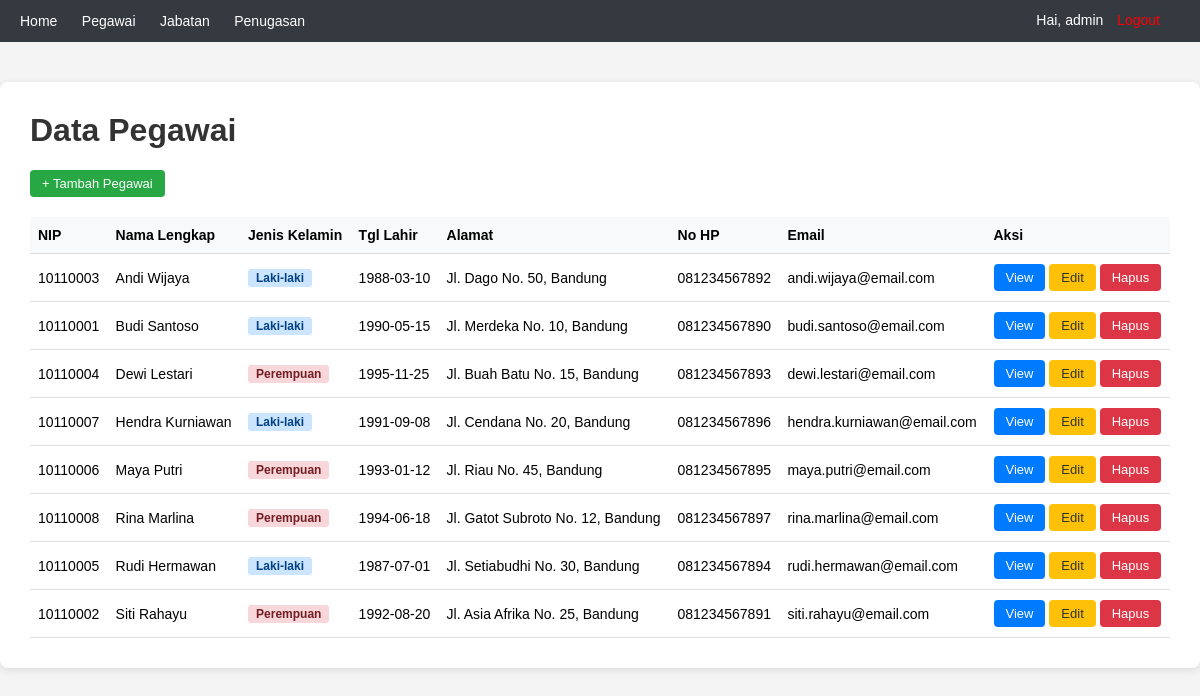
Page /pegawai/pegawai_list.php (signed in) on the committed database.
### tables this page shows
CREATE TABLE pegawai (
    nip VARCHAR(20) PRIMARY KEY,
    namalengkap VARCHAR(100) NOT NULL,
    jeniskelamin ENUM('L', 'P') NOT NULL,
    tanggallahir DATE NOT NULL,
    alamat TEXT,
    nohp VARCHAR(20),
    email VARCHAR(100)
);

### pegawai/pegawai_list.php (the view, shortened to what this page needs)
<?php
require_once '../config/koneksi.php';
?>
<!DOCTYPE html>
<html>
<head>
</head>
<body>
    <div class="navbar">
        <a href="../index.php">Home</a>
        <a href="../pegawai/pegawai_list.php">Pegawai</a>
        <a href="../jabatan/jabatan_list.php">Jabatan</a>
        <a href="../jabatanpegawai/jabatanpegawai_list.php">Penugasan</a>
        <span class="welcome">Hai, <?= htmlspecialchars($_SESSION['username']) ?> <a href="../session/logout.php" style="color:#f00;">Logout</a></span>
    </div>
    <div class="container">
        <h1>Data Pegawai</h1>
        <a href="pegawai_tambah.php" class="btn btn-green">+ Tambah Pegawai</a>
        <table>
            <tr>
                <th>NIP</th>
                <th>Nama Lengkap</th>
                <th>Jenis Kelamin</th>
                <th>Tgl Lahir</th>
                <th>Alamat</th>
                <th>No HP</th>
                <th>Email</th>
                <th>Aksi</th>
            </tr>
            <?php
            $result = mysqli_query($koneksi, "SELECT * FROM pegawai ORDER BY namalengkap");
            while ($row = mysqli_fetch_assoc($result)) {
                $jk = $row['jeniskelamin'] == 'L' ? 'Laki-laki' : 'Perempuan';
                $label = $row['jeniskelamin'] == 'L' ? 'label-l' : 'label-p';
                $nama = htmlspecialchars($row['namalengkap']);
                echo "<tr>
                    <td>" . htmlspecialchars($row['nip']) . "</td>
                    <td>{$nama}</td>
                    <td><span class=\"label $label\">$jk</span></td>
                    <td>" . htmlspecialchars($row['tanggallahir']) . "</td>
                    <td>" . nl2br(htmlspecialchars($row['alamat'])) . "</td>
                    <td>" . htmlspecialchars($row['nohp']) . "</td>
                    <td>" . htmlspecialchars($row['email']) . "</td>
                    <td class='aksi'>
                        <a href='pegawai_view.php?nip=" . htmlspecialchars($row['nip']) . "' class='btn'>View</a>
                        <a href='pegawai_edit.php?nip=" . htmlspecialchars($row['nip']) . "' class='btn btn-yellow'>Edit</a>
                        <a href='pegawai_hapus.php?nip=" . htmlspecialchars($row['nip']) . "' class='btn btn-red' onclick=\"return confirm('Yakin hapus pegawai {$nama}?')\">Hapus</a>
                    </td>
                </tr>";
            }
            ?>
        </table>
    </div>
</body>
</html>

### pegawai/pegawai_list.php (style rules this page uses)
body { font-family: Arial, sans-serif; background: #f4f4f4; margin: 0; padding: 0; }
.navbar { background: #343a40; padding: 12px 20px; color: #fff; }
.navbar a { color: #fff; text-decoration: none; margin-right: 20px; font-size: 14px; }
.navbar .welcome { float: right; font-size: 14px; }
.navbar .welcome a { margin-left: 10px; }
.container { max-width: 1200px; margin: 40px auto; background: #fff; padding: 30px; border-radius: 8px; box-shadow: 0 2px 8px rgba(0,0,0,0.1); overflow-x: auto; }
h1 { color: #333; margin-top: 0; }
table { width: 100%; border-collapse: collapse; margin-top: 20px; }
th, td { padding: 10px 8px; text-align: left; border-bottom: 1px solid #ddd; font-size: 14px; }
th { background: #f8f9fa; font-weight: 600; }
.btn { display: inline-block; padding: 6px 12px; background: #007bff; color: #fff; text-decoration: none; border-radius: 4px; font-size: 13px; white-space: nowrap; }
.btn-green { background: #28a745; }
.btn-red { background: #dc3545; }
.btn-yellow { background: #ffc107; color: #333; }
.label { display: inline-block; padding: 2px 8px; border-radius: 3px; font-size: 12px; font-weight: 600; }
.label-l { background: #cce5ff; color: #004085; }
.label-p { background: #f8d7da; color: #721c24; }
td.aksi { white-space: nowrap; }

### rows in the picture
pegawai: nip "10110003", namalengkap "Andi Wijaya", jeniskelamin "Laki-laki", tanggallahir "1988-03-10", alamat "Jl. Dago No. 50, Bandung", nohp "081234567892", email "andi.wijaya@email.com"
pegawai: nip "10110001", namalengkap "Budi Santoso", jeniskelamin "Laki-laki", tanggallahir "1990-05-15", alamat "Jl. Merdeka No. 10, Bandung", nohp "081234567890", email "budi.santoso@email.com"
pegawai: nip "10110004", namalengkap "Dewi Lestari", jeniskelamin "Perempuan", tanggallahir "1995-11-25", alamat "Jl. Buah Batu No. 15, Bandung", nohp "081234567893", email "dewi.lestari@email.com"
pegawai: nip "10110007", namalengkap "Hendra Kurniawan", jeniskelamin "Laki-laki", tanggallahir "1991-09-08", alamat "Jl. Cendana No. 20, Bandung", nohp "081234567896", email "hendra.kurniawan@email.com"
pegawai: nip "10110006", namalengkap "Maya Putri", jeniskelamin "Perempuan", tanggallahir "1993-01-12", alamat "Jl. Riau No. 45, Bandung", nohp "081234567895", email "maya.putri@email.com"
pegawai: nip "10110008", namalengkap "Rina Marlina", jeniskelamin "Perempuan", tanggallahir "1994-06-18", alamat "Jl. Gatot Subroto No. 12, Bandung", nohp "081234567897", email "rina.marlina@email.com"
pegawai: nip "10110005", namalengkap "Rudi Hermawan", jeniskelamin "Laki-laki", tanggallahir "1987-07-01", alamat "Jl. Setiabudhi No. 30, Bandung", nohp "081234567894", email "rudi.hermawan@email.com"
pegawai: nip "10110002", namalengkap "Siti Rahayu", jeniskelamin "Perempuan", tanggallahir "1992-08-20", alamat "Jl. Asia Afrika No. 25, Bandung", nohp "081234567891", email "siti.rahayu@email.com"

### other values in the picture
$_SESSION['username'] "admin"
